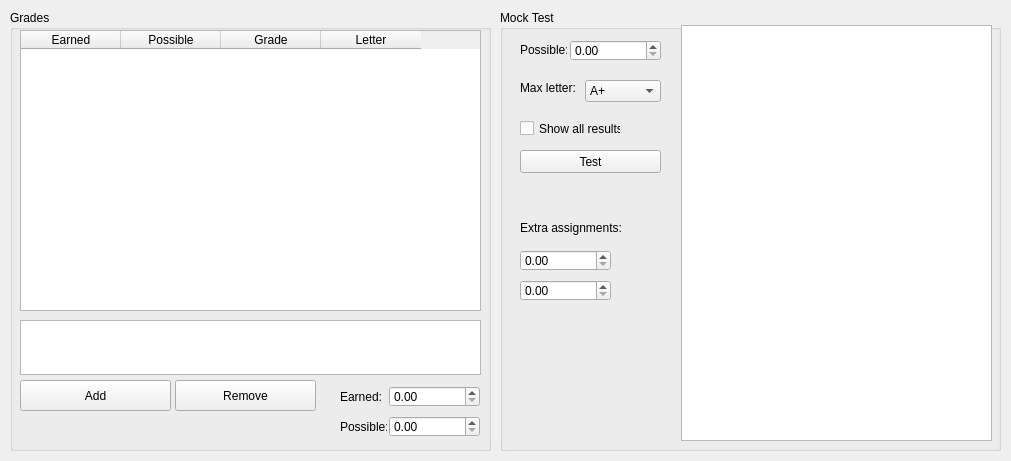
<?xml version="1.0" encoding="UTF-8"?>
<ui version="4.0">
 <class>MainWindow</class>
 <widget class="QMainWindow" name="MainWindow">
  <property name="geometry">
   <rect>
    <x>0</x>
    <y>0</y>
    <width>1011</width>
    <height>461</height>
   </rect>
  </property>
  <property name="windowTitle">
   <string>MainWindow</string>
  </property>
  <widget class="QWidget" name="centralwidget">
   <widget class="QGroupBox" name="gradesBox">
    <property name="geometry">
     <rect>
      <x>10</x>
      <y>10</y>
      <width>481</width>
      <height>441</height>
     </rect>
    </property>
    <property name="title">
     <string>Grades</string>
    </property>
    <widget class="QTableWidget" name="gradesTable">
     <property name="geometry">
      <rect>
       <x>10</x>
       <y>20</y>
       <width>461</width>
       <height>281</height>
      </rect>
     </property>
     <column>
      <property name="text">
       <string>Earned</string>
      </property>
     </column>
     <column>
      <property name="text">
       <string>Possible</string>
      </property>
     </column>
     <column>
      <property name="text">
       <string>Grade</string>
      </property>
     </column>
     <column>
      <property name="text">
       <string>Letter</string>
      </property>
     </column>
    </widget>
    <widget class="QTextBrowser" name="summary">
     <property name="geometry">
      <rect>
       <x>10</x>
       <y>310</y>
       <width>461</width>
       <height>55</height>
      </rect>
     </property>
    </widget>
    <widget class="QPushButton" name="addButton">
     <property name="geometry">
      <rect>
       <x>10</x>
       <y>370</y>
       <width>151</width>
       <height>31</height>
      </rect>
     </property>
     <property name="text">
      <string>Add</string>
     </property>
    </widget>
    <widget class="QPushButton" name="removeButton">
     <property name="geometry">
      <rect>
       <x>165</x>
       <y>370</y>
       <width>141</width>
       <height>31</height>
      </rect>
     </property>
     <property name="text">
      <string>Remove</string>
     </property>
    </widget>
    <widget class="QDoubleSpinBox" name="earnedEntry">
     <property name="geometry">
      <rect>
       <x>379</x>
       <y>376</y>
       <width>91</width>
       <height>21</height>
      </rect>
     </property>
    </widget>
    <widget class="QDoubleSpinBox" name="possibleEntry">
     <property name="geometry">
      <rect>
       <x>379</x>
       <y>406</y>
       <width>91</width>
       <height>21</height>
      </rect>
     </property>
    </widget>
    <widget class="QLabel" name="earnedLabel">
     <property name="geometry">
      <rect>
       <x>330</x>
       <y>380</y>
       <width>47</width>
       <height>13</height>
      </rect>
     </property>
     <property name="text">
      <string>Earned:</string>
     </property>
    </widget>
    <widget class="QLabel" name="possibleLabel">
     <property name="geometry">
      <rect>
       <x>330</x>
       <y>410</y>
       <width>47</width>
       <height>13</height>
      </rect>
     </property>
     <property name="text">
      <string>Possible:</string>
     </property>
    </widget>
   </widget>
   <widget class="QGroupBox" name="mockTestBox">
    <property name="geometry">
     <rect>
      <x>500</x>
      <y>10</y>
      <width>501</width>
      <height>441</height>
     </rect>
    </property>
    <property name="title">
     <string>Mock Test</string>
    </property>
    <widget class="QPushButton" name="testButton">
     <property name="geometry">
      <rect>
       <x>20</x>
       <y>140</y>
       <width>141</width>
       <height>23</height>
      </rect>
     </property>
     <property name="text">
      <string>Test</string>
     </property>
    </widget>
    <widget class="QDoubleSpinBox" name="possibleEntryMock">
     <property name="geometry">
      <rect>
       <x>70</x>
       <y>30</y>
       <width>91</width>
       <height>21</height>
      </rect>
     </property>
    </widget>
    <widget class="QTextBrowser" name="mockTestResults">
     <property name="geometry">
      <rect>
       <x>181</x>
       <y>15</y>
       <width>311</width>
       <height>416</height>
      </rect>
     </property>
    </widget>
    <widget class="QLabel" name="possibleLabelMock">
     <property name="geometry">
      <rect>
       <x>20</x>
       <y>33</y>
       <width>47</width>
       <height>13</height>
      </rect>
     </property>
     <property name="text">
      <string>Possible:</string>
     </property>
    </widget>
    <widget class="QComboBox" name="maxLetterSelection">
     <property name="geometry">
      <rect>
       <x>85</x>
       <y>70</y>
       <width>76</width>
       <height>22</height>
      </rect>
     </property>
     <item>
      <property name="text">
       <string>A+</string>
      </property>
     </item>
     <item>
      <property name="text">
       <string>A</string>
      </property>
     </item>
     <item>
      <property name="text">
       <string>A-</string>
      </property>
     </item>
     <item>
      <property name="text">
       <string>B+</string>
      </property>
     </item>
     <item>
      <property name="text">
       <string>B</string>
      </property>
     </item>
     <item>
      <property name="text">
       <string>B-</string>
      </property>
     </item>
     <item>
      <property name="text">
       <string>C+</string>
      </property>
     </item>
     <item>
      <property name="text">
       <string>C</string>
      </property>
     </item>
     <item>
      <property name="text">
       <string>C-</string>
      </property>
     </item>
     <item>
      <property name="text">
       <string>D+</string>
      </property>
     </item>
     <item>
      <property name="text">
       <string>D</string>
      </property>
     </item>
     <item>
      <property name="text">
       <string>D-</string>
      </property>
     </item>
     <item>
      <property name="text">
       <string>F</string>
      </property>
     </item>
    </widget>
    <widget class="QLabel" name="maxLetterLabel">
     <property name="geometry">
      <rect>
       <x>20</x>
       <y>70</y>
       <width>61</width>
       <height>16</height>
      </rect>
     </property>
     <property name="text">
      <string>Max letter:</string>
     </property>
    </widget>
    <widget class="QCheckBox" name="showAllResultsCheck">
     <property name="geometry">
      <rect>
       <x>20</x>
       <y>110</y>
       <width>101</width>
       <height>17</height>
      </rect>
     </property>
     <property name="text">
      <string>Show all results?</string>
     </property>
    </widget>
    <widget class="QLabel" name="extraAssignmentsLabel">
     <property name="geometry">
      <rect>
       <x>20</x>
       <y>210</y>
       <width>111</width>
       <height>16</height>
      </rect>
     </property>
     <property name="text">
      <string>Extra assignments:</string>
     </property>
    </widget>
    <widget class="QDoubleSpinBox" name="possibleEntryMock2">
     <property name="geometry">
      <rect>
       <x>20</x>
       <y>240</y>
       <width>91</width>
       <height>21</height>
      </rect>
     </property>
    </widget>
    <widget class="QDoubleSpinBox" name="possibleEntryMock3">
     <property name="geometry">
      <rect>
       <x>20</x>
       <y>270</y>
       <width>91</width>
       <height>21</height>
      </rect>
     </property>
    </widget>
   </widget>
  </widget>
  <action name="actionOpen">
   <property name="text">
    <string>Open...</string>
   </property>
  </action>
  <action name="actionNew">
   <property name="text">
    <string>New...</string>
   </property>
  </action>
  <action name="actionSave">
   <property name="text">
    <string>Save</string>
   </property>
  </action>
 </widget>
 <resources/>
 <connections/>
</ui>
